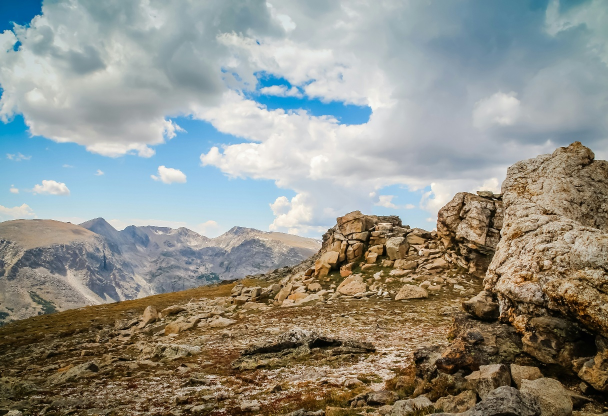
#> input picture images/originales/photo-1431315906474-0e7a186c0304.jpg, 1216 x 832 px, found by its file name (shown at 1/2 size); its folder holds only this picture in this run
$ python huecos_grandes.py
#> lines starting #> are read from the running program, lines starting #| are printed output that depends on the picture
### src/experimentos.py
"""
Script de experimentos de la Fase 3.

Recorre un conjunto de imágenes, un conjunto de máscaras y los tres métodos
(la media de los cuatro vecinos, Bertalmio y ejemplares) y guarda, para cada
combinación, el tiempo y el error en un archivo CSV.

Todos los métodos se llaman igual: metodo(imagen_dañada, mascara) devuelve
(restaurada, iteraciones). Para cada imagen se generan las mismas máscaras con
una semilla fija, de modo que los tres métodos ven exactamente el mismo problema
y los experimentos se pueden repetir.

Uso desde la carpeta del repositorio:

    python src/experimentos.py --imagenes 20 --ancho 256 --salida resultados/experimentos.csv

El script puede interrumpirse y volver a lanzarse: las combinaciones que ya
están en el CSV se saltan.

Se usa NumPy, OpenCV (solo para leer y reducir las imágenes) y la biblioteca
estándar de Python.
"""

import argparse
import csv
import functools
import os
import random
import sys
import time

import cv2 as cv
import numpy as np

import bertalmio
import difusion
import ejemplares
import mascaras
import metricas

METODOS = {
    "media": difusion.difusion_simple,
    "Bertalmio": bertalmio.bertalmio,
    "ejemplares": ejemplares.inpainting_ejemplares,
}

def obtener_metodo(nombre):
    """
    Devuelve la función de un método a partir de su nombre. Además de los tres
    métodos, acepta «Bertalmio_cN» (por ejemplo «Bertalmio_c100»): Bertalmio
    con un máximo de N ciclos, y «media_itN»: la media con exactamente N
    iteraciones, para estudiar cuántas hacen falta.
    """
    if nombre in METODOS:
        return METODOS[nombre]
    if nombre.startswith("media_it") and nombre[len("media_it"):].isdigit():
        # la media con exactamente N iteraciones (tolerancia 0, para que no pare antes)
        return functools.partial(difusion.difusion_simple, iteraciones=int(nombre[len("media_it"):]), tolerancia=0)
    if nombre.startswith("Bertalmio_c") and nombre[len("Bertalmio_c"):].isdigit():
        return functools.partial(bertalmio.bertalmio, ciclos=int(nombre[len("Bertalmio_c"):]))
    raise ValueError(f"método desconocido: {nombre}")


COLUMNAS = ["imagen", "ancho", "alto", "mascara", "tipo", "pixeles_hueco", "porcentaje_hueco",
            "metodo", "tiempo_s", "iteraciones", "mse_hueco", "psnr_hueco", "mse_imagen", "psnr_imagen", "error"]


def lista_imagenes(carpeta, cantidad, semilla=42):
    """
    Elige `cantidad` imágenes de la carpeta, al azar pero siempre las mismas
    (la semilla fija la elección). Si cantidad es None, devuelve todas.
    """
    todas = sorted(f for f in os.listdir(carpeta) if f.lower().endswith((".jpg", ".jpeg", ".png")))
    if cantidad is None or cantidad >= len(todas):
        return todas
    return sorted(random.Random(semilla).sample(todas, cantidad))


def cargar_imagen(ruta, ancho):
    """Lee una imagen en RGB y la reduce al ancho indicado (mantiene la proporción)."""
#> called with ancho = 256
    imagen = cv.cvtColor(cv.imread(ruta), cv.COLOR_BGR2RGB)
    escala = ancho / imagen.shape[1]
    return cv.resize(imagen, (ancho, round(imagen.shape[0] * escala)), interpolation=cv.INTER_AREA)
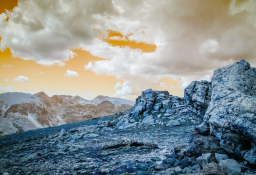
#> returned value: shape (175, 256, 3); mean of channels 0, 1, 2 145.1, 145.6, 137.2; drawn as B, G, R


# [113 lines left out: functions definir_mascaras, quitar_metodos, ya_hechos, ejecutar, not called in this run]


# [20 lines that do not run on import are left out]

### src/comparacion_variada.py
"""
Comparación visual de la media y de Bertalmio en casos variados.

Se eligen fotos distintas (de más lisas a más con textura) y, en cada una, tres
huecos de forma distinta colocados a propósito:

  - un CUADRADO sobre un borde nítido,
  - un CÍRCULO sobre una zona con textura,
  - un RAYÓN fino que cruza un borde.

Para cada caso se restaura con la media (difusion.py) y con Bertalmio
(bertalmio.py), se mide el MSE y el PSNR sobre el hueco y sobre la imagen entera,
y se guarda todo en un CSV y en un PDF en el que cada hoja muestra, para una foto,
el original (con el hueco marcado), el resultado de la media y el de Bertalmio.

Dónde poner cada hueco: se calcula, con el gradiente de la imagen, cuánta energía
(cuánto cambia la imagen) y cuánta coherencia (si los bordes van todos en la
misma dirección) hay en una banda alrededor de cada posible hueco. Un borde nítido
tiene mucha energía y mucha coherencia; una textura, mucha energía y poca coherencia.

Uso desde la carpeta del repositorio:

    python src/comparacion_variada.py --fotos 16 --ancho 256

Se usa NumPy, OpenCV (para leer imágenes, filtros de gradiente y escribir imágenes)
y Matplotlib (para el PDF).
"""

import argparse
import csv
import os
import random
import time

import cv2 as cv
import matplotlib
matplotlib.use("Agg")
import matplotlib.pyplot as plt
from matplotlib.backends.backend_pdf import PdfPages
import numpy as np

import bertalmio
import difusion
import ejemplares
import experimentos
import mascaras
import metricas

LADO = 32            # lado del cuadrado
RADIO = 20           # radio del círculo
GROSOR = 3           # grosor del rayón
LARGO_RAYON = 120    # largo del rayón, en píxeles
BANDA = 8            # anchura de la banda alrededor del hueco para medir el contexto


METODOS_VAR = {
    "media": difusion.difusion_simple,
    "Bertalmio": bertalmio.bertalmio,
    "ejemplares": ejemplares.inpainting_ejemplares,
}


def mapas_gradiente(foto):
    """Productos del gradiente (Jxx, Jyy, Jxy) de la imagen en gris, suavizada un poco."""
    gris = cv.cvtColor(foto, cv.COLOR_RGB2GRAY).astype(np.float32)
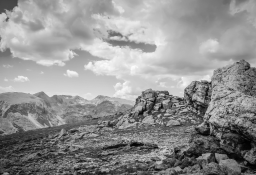
#> gris: shape (175, 256) float32; min 1, max 252, mean 144.5
    gris = cv.GaussianBlur(gris, (0, 0), 1.0)
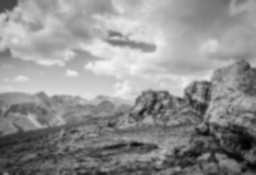
#> gris: shape (175, 256) float32; min 2.92, max 246.6, mean 144.5
    ix = cv.Sobel(gris, cv.CV_32F, 1, 0, ksize=3) / 8
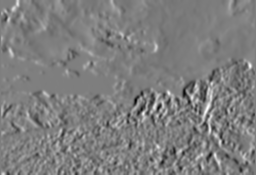
#> ix: shape (175, 256) float32; min -37.45, max 37.95, mean 0; drawn with min black and max white
    iy = cv.Sobel(gris, cv.CV_32F, 0, 1, ksize=3) / 8
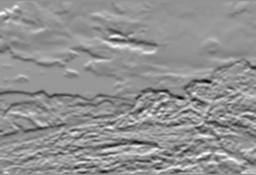
#> iy: shape (175, 256) float32; min -46.27, max 34.01, mean -0.4; drawn with min black and max white
    return ix * ix, iy * iy, ix * iy


def caracteristicas_global(foto):
    """Energía y coherencia de toda la imagen (para ordenar las fotos de lisas a con textura)."""
    jxx, jyy, jxy = mapas_gradiente(foto)
#> (the rest of the program and of its run is left out)
